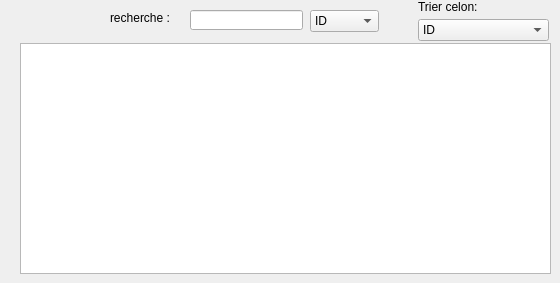
      <widget class="QWidget" name="tab_4">
       <attribute name="title">
        <string>Afficher</string>
       </attribute>
       <widget class="QTableView" name="tabStation">
        <property name="geometry">
         <rect>
          <x>20</x>
          <y>43</y>
          <width>531</width>
          <height>231</height>
         </rect>
        </property>
       </widget>
       <widget class="QComboBox" name="comboBox_2">
        <property name="geometry">
         <rect>
          <x>310</x>
          <y>10</y>
          <width>69</width>
          <height>22</height>
         </rect>
        </property>
        <item>
         <property name="text">
          <string>ID</string>
         </property>
        </item>
        <item>
         <property name="text">
          <string>Lebelle</string>
         </property>
        </item>
        <item>
         <property name="text">
          <string>Localisation</string>
         </property>
        </item>
        <item>
         <property name="text">
          <string>Etat</string>
         </property>
        </item>
       </widget>
       <widget class="QLineEdit" name="lineEdit_2">
        <property name="geometry">
         <rect>
          <x>190</x>
          <y>10</y>
          <width>113</width>
          <height>20</height>
         </rect>
        </property>
       </widget>
       <widget class="QLabel" name="label_13">
        <property name="geometry">
         <rect>
          <x>110</x>
          <y>10</y>
          <width>61</width>
          <height>16</height>
         </rect>
        </property>
        <property name="text">
         <string>recherche :</string>
        </property>
       </widget>
       <widget class="QLabel" name="label_33">
        <property name="geometry">
         <rect>
          <x>418</x>
          <y>-1</y>
          <width>71</width>
          <height>16</height>
         </rect>
        </property>
        <property name="text">
         <string>Trier celon:</string>
        </property>
       </widget>
       <widget class="QComboBox" name="listertrier_2">
        <property name="geometry">
         <rect>
          <x>418</x>
          <y>19</y>
          <width>131</width>
          <height>22</height>
         </rect>
        </property>
        <item>
         <property name="text">
          <string>ID</string>
         </property>
        </item>
        <item>
         <property name="text">
          <string>Libelle</string>
         </property>
        </item>
        <item>
         <property name="text">
          <string>Localisation</string>
         </property>
        </item>
        <item>
         <property name="text">
          <string>Etat</string>
         </property>
        </item>
       </widget>
      </widget>
